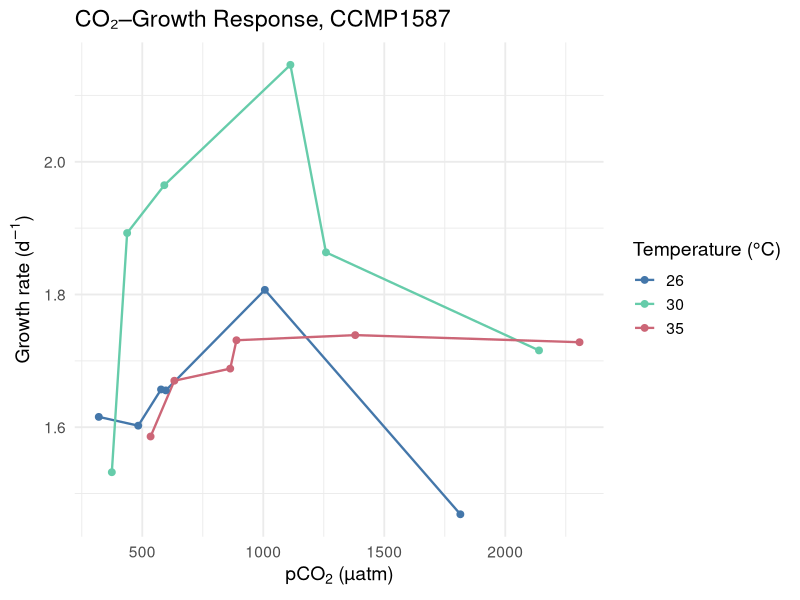
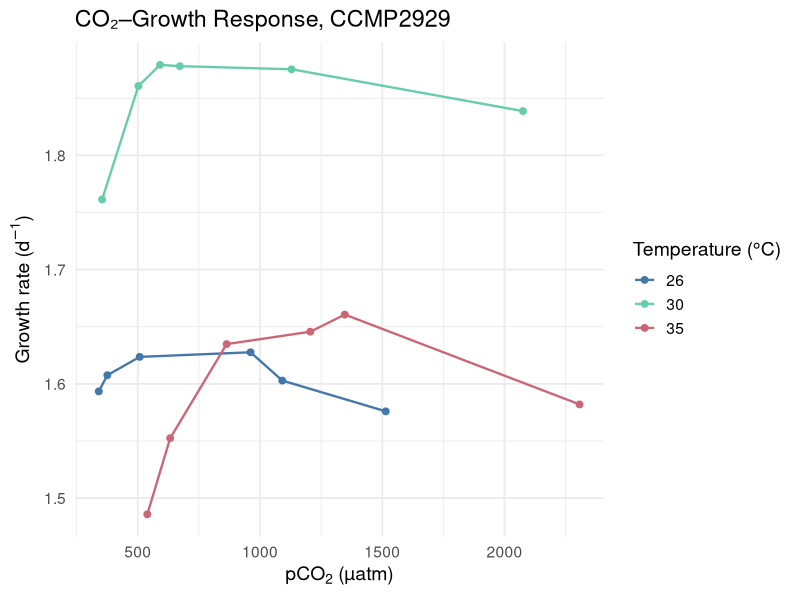
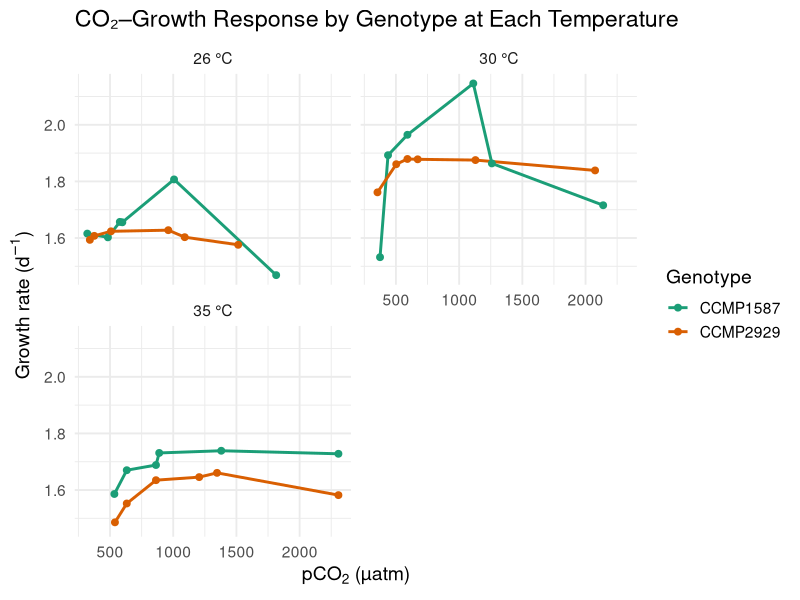
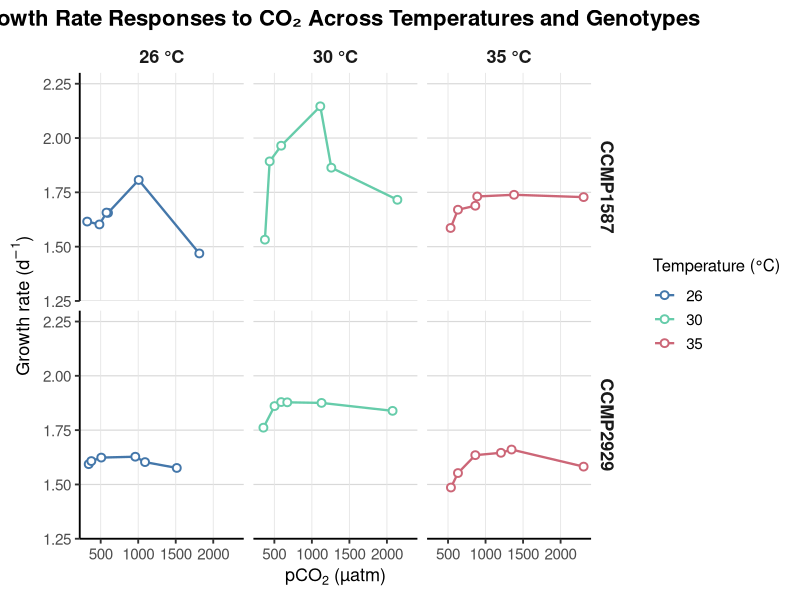

Generate these figures, in order, with R:
#1. Setup ───────────────────────────────────────────────────────────────────

#Set working directory
setwd("~/Documents/temp/Dissertation/Data/Exploratory Data")

#Load required libraries
library(ggplot2)
library(dplyr)
library(readr)
library(scales)

#2. Load & Clean Data ───────────────────────────────────────────────────────

#Read CSV file
df <- read_csv("Temp x CO2_surface_WITH_ADDED_FAKE_DATA_AND_HT_DATA_NO_ZERO.csv")

#Filter to relevant genotypes and temperatures
target_gens  <- c("CCMP1587", "CCMP2929")
target_temps <- c(26, 30, 35)

df_clean <- df %>%
  filter(genotype %in% target_gens,
         temp %in% target_temps) %>%
  mutate(
    pco2_calculated = as.numeric(pco2_calculated),
    growth_rate     = as.numeric(growth_rate)
  ) %>%
  filter(is.finite(pco2_calculated), is.finite(growth_rate))

#3. Define Colorblind-Friendly Temperature Palette ──────────────────────────

temp_colors <- c(
  "26" = "#4477AA",  # Blue
  "30" = "#66CCAA",  # Teal-green
  "35" = "#CC6677"   # Muted red-orange
)

#4. Plot 1: One Plot per Genotype (CO₂ vs Growth at Each Temp) ──────────────

make_genotype_plot <- function(gen) {
  ggplot(filter(df_clean, genotype == gen),
         aes(x = pco2_calculated,
             y = growth_rate,
             color = factor(temp),
             group = temp)) +
    geom_line(size = 0.8) +
    geom_point(size = 2) +
    scale_color_manual(values = temp_colors, name = "Temperature (°C)") +
    labs(
      title = paste("CO₂–Growth Response,", gen),
      x = expression(paste("pCO"[2], " (µatm)")),
      y = expression(paste("Growth rate (d"^{-1}, ")"))
    ) +
    theme_minimal(base_size = 14)
}

p1 <- make_genotype_plot("CCMP1587")
p2 <- make_genotype_plot("CCMP2929")

print(p1)
print(p2)

#5. Plot 2: Faceted by Temperature, Colored by Genotype ─────────────────────

p_by_temp <- ggplot(df_clean,
                    aes(x = pco2_calculated,
                        y = growth_rate,
                        color = genotype,
                        group = genotype)) +
  geom_line(size = 1) +
  geom_point(size = 2) +
  facet_wrap(~ temp, ncol = 2,
             labeller = labeller(temp = function(t) paste0(t, " °C"))) +
  scale_color_brewer(palette = "Dark2", name = "Genotype") +
  labs(
    title = "CO₂–Growth Response by Genotype at Each Temperature",
    x = expression(paste("pCO"[2], " (µatm)")),
    y = expression(paste("Growth rate (d"^{-1}, ")"))
  ) +
  theme_minimal(base_size = 14)

print(p_by_temp)

#6. Plot 3: Genotype × Temperature Grid with Consistent Axes ────────────────

p_facet_grid <- ggplot(df_clean,
                       aes(x = pco2_calculated,
                           y = growth_rate,
                           color = factor(temp),
                           group = temp)) +
  geom_line(size = 0.8) +
  geom_point(size = 2, shape = 21, fill = "white", stroke = 1) +
  facet_grid(rows = vars(genotype), cols = vars(temp),
             labeller = labeller(
               temp     = function(t) paste0(t, " °C"),
               genotype = label_value
             )) +
  scale_color_manual(name = "Temperature (°C)", values = temp_colors) +
  scale_y_continuous(
    limits = c(1.25, 2.25),
    breaks = seq(1.25, 2.25, by = 0.25),
    expand = expansion(mult = c(0, 0.05))
  ) +
  scale_x_continuous(
    breaks = pretty_breaks(n = 5),
    expand = expansion(mult = c(0.05, 0.05))
  ) +
  labs(
    title = "Growth Rate Responses to CO₂ Across Temperatures and Genotypes",
    x = expression(paste("pCO"[2], " (µatm)")),
    y = expression(paste("Growth rate (d"^{-1}, ")"))
  ) +
  theme_classic(base_size = 14) +
  theme(
    strip.background    = element_blank(),
    strip.text          = element_text(size = 13, face = "bold"),
    legend.position     = "right",
    legend.title        = element_text(size = 12),
    legend.text         = element_text(size = 11),
    axis.text           = element_text(size = 11),
    axis.title          = element_text(size = 13),
    panel.grid.major.y  = element_line(color = "grey85", size = 0.4),
    panel.grid.major.x  = element_line(color = "grey90", size = 0.3),
    panel.grid.minor.x  = element_blank(),
    panel.grid.minor.y  = element_blank(),
    plot.title          = element_text(size = 16, face = "bold", hjust = 0.5)
  )

print(p_facet_grid)
